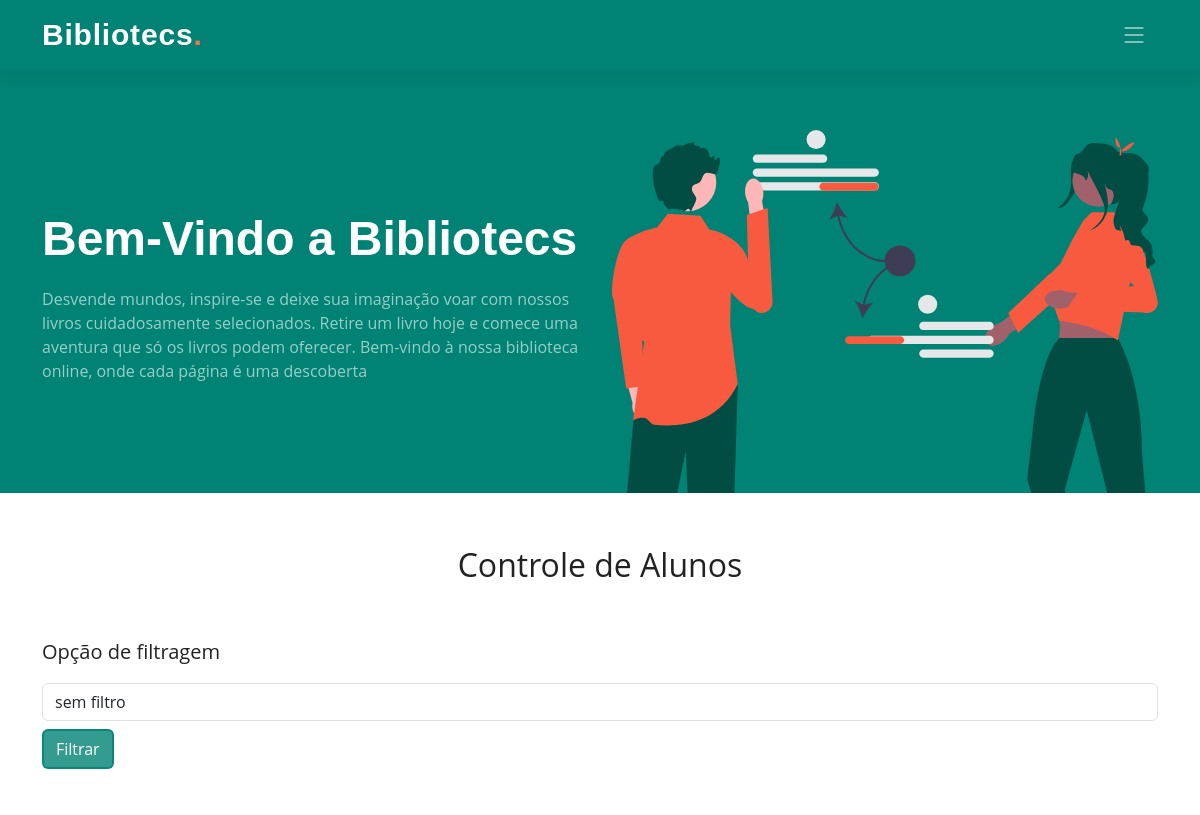
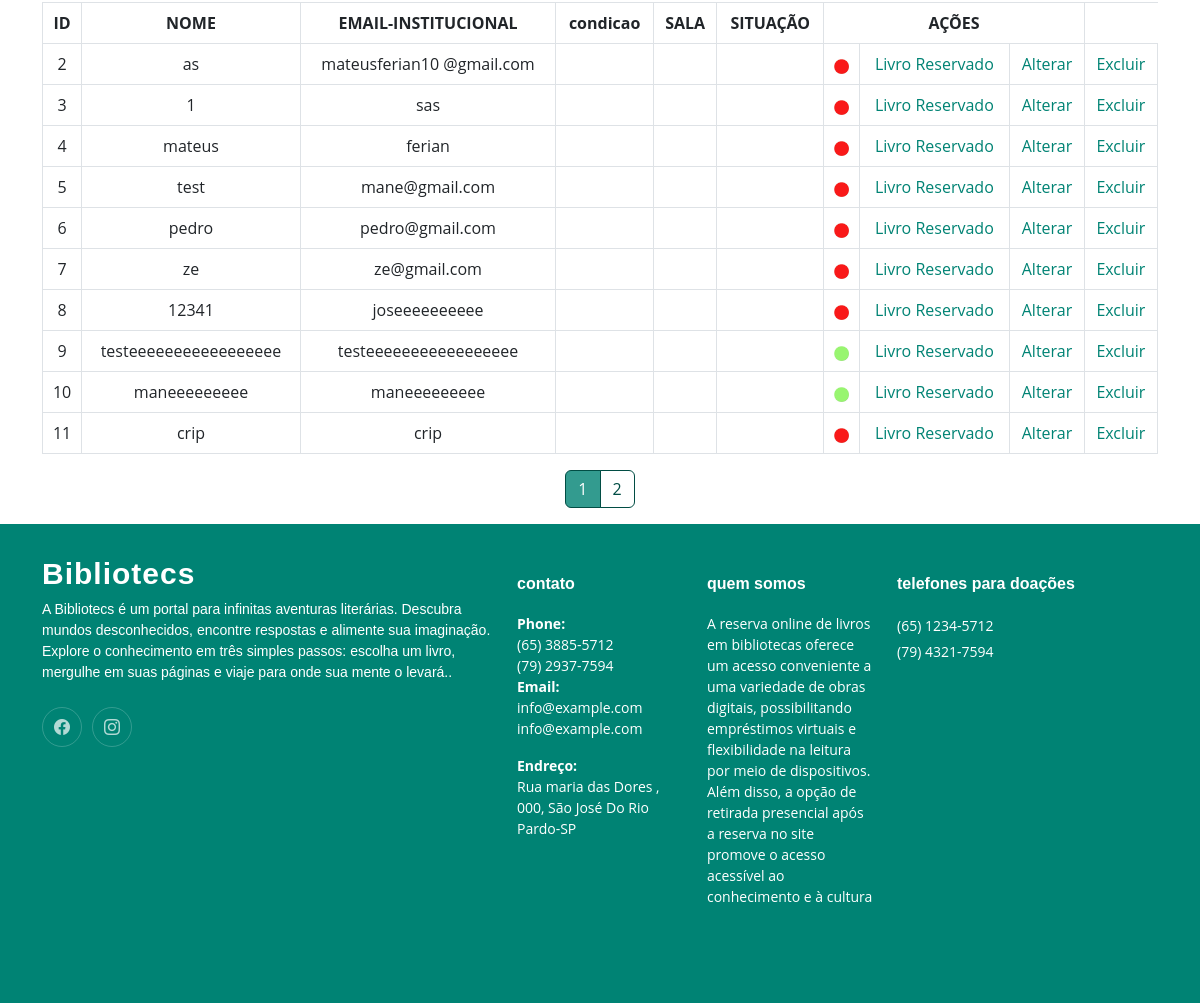
Page /administrador/controleDeAluno.php (signed in) on the committed database (2 pictures, top to bottom).
### tables this page shows
CREATE TABLE `tbl_aluno` (
  `id` int NOT NULL,
  `nome` varchar(40) NOT NULL,
  `email` varchar(40) NOT NULL,
  `senha` varchar(64) NOT NULL,
  `periodo` varchar(30) NOT NULL,
  `sala` varchar(30) NOT NULL,
  `dataCadastro` date DEFAULT NULL,
  `recuperar_senha` varchar(300) DEFAULT NULL,
  `situacao` int NOT NULL,
  `condicao` varchar(30) NOT NULL
);

### administrador/controleDeAluno.php (the view, shortened to what this page needs)
<?php
    require_once "../restrito.php";
    require_once "include/header.php";
?>
</head>
<body>
    <?php
    require_once "include/navbar.php";
    require_once "include/hero.php";
?>
    <p class="fs-2 text-center mt-5">Controle de Alunos</p>
    <div class="container mt-4">
        <form method="get">
            <p class="fs-5 mt-5">Opção de filtragem</p>
            <select class="form-control" name="filtro" id="filtro">
                <option value="opcao0">sem filtro</option>
            </select>
            <button id="botao" type="submit" class="btn btn-primary mt-2 botao-filtrar">Filtrar</button>
        </form>
    </div>
    <div class="container mt-5">
        <table class="table table-bordered text-center">
            <thead>
                <tr class="bg-light">
                    <th scope="col">ID</th>
                    <th scope="col">NOME</th>
                    <th scope="col">EMAIL-INSTITUCIONAL</th>
                    <th scope="col">condicao</th>
                    <th scope="col">SALA</th>
                    <th scope="col">SITUAÇÃO</th>
                    <th colspan="3" scope="col">AÇÕES</th>
                </tr>
            </thead>
            <tbody>
                <?php
            try {
                $filtro = isset($_GET['filtro']) ? $_GET['filtro'] : "opcao0";
                $consultaSQL = "SELECT * FROM tbl_aluno";
                $consulta = $conn->prepare($consultaSQL);
                $consulta->execute();
                $totalAlunos = $consulta->rowCount();
                $alunosPorPagina = 10;
                $totalPaginas = ceil($totalAlunos / $alunosPorPagina);
                $paginaAtual = isset($_GET['pagina']) ? max(1, $_GET['pagina']) : 1;
                $indiceInicial = ($paginaAtual - 1) * $alunosPorPagina;
                $consultaSQL .= " LIMIT $indiceInicial, $alunosPorPagina;";
                $consulta = $conn->prepare($consultaSQL);
                $consulta->execute();
                while($row = $consulta->fetch(PDO::FETCH_ASSOC)){
                  ?>
                <tr>
                    <td><?php echo $row["id"] ?> </td>
                    <td><?php echo $row["nome"] ?></td>
                    <td><?php echo $row["email"] ?></td>
                    <td style="color: <?php echo $row["condicao"] === 'bloqueado' ? 'red' : 'green'; ?>">
                    </td>
                    <td><?php echo $row["sala"] ?></td>
                    <td>
                    <td>
                    <?php
                    if ($row["situacao"] == 1) {
                    ?>
                    <center> <img src="imagensDeFundo/ativado.jpg" height="15" width="15" title="Ativado"></center>
                    <?php
                    } else {
                    ?>
                    <center> <img src="imagensDeFundo/desativado.jpg" height="15" width="15" title="Ativado">
                    </center>
                    <?php
                    }
                    ?>
                    </td>
                    <td>
                        <a href="retiradopeloAluno.php?id=<?php echo $row["id"]; ?>">Livro Reservado</a>
                    </td>
                    <td>
                        <a href="alterar.php?al=<?php echo $row["id"]; ?>">Alterar</a>
                    </td>
                    <td>
                        <a href="controleDeAluno.php?ex=<?php echo $row["id"]; ?>">Excluir</a>
                    </td>
                </tr>
                <?php
     }
     }catch(PDOException $erro){
       echo $erro->getMessage();
     }
  ?>
            </tbody>
        </table>
        <nav aria-label="Page navigation example">
            <ul class="pagination justify-content-center custom-pagination">
                <?php
            $groupSize = 5;
            $startPage = 1;
            for ($i = $startPage; $i <= min($startPage + $groupSize - 1, $totalPaginas); $i++) {
                $activeClass = $i == $paginaAtual ? 'active' : '';
                echo '<li class="page-item ' . $activeClass . '"><a class="page-link" href="?pagina=' . $i . '&filtro=' . $filtro . '">' . $i . '</a></li>';
            }
            ?>
            </ul>
        </nav>
    </div>
    <?php
        require_once "include/footer.php";
?>
</body>
</html>

### restrito.php (shortened to what this page needs)
<!DOCTYPE html>
<html lang="en">
<head>
</head>
<body>
</body>
</html>

### administrador/include/header.php (shortened to what this page needs)
<!DOCTYPE html>
<html lang="pt-br">
<head>
    <link href="../bootstrap/bootstrapCSS/bootstrap.min.css" rel="stylesheet">
    <link href="../assets/vendor/bootstrap/css/bootstrap.min.css" rel="stylesheet">
    <link href="../assets/vendor/bootstrap-icons/bootstrap-icons.css" rel="stylesheet">
    <link href="../assets/vendor/aos/aos.css" rel="stylesheet">
    <link href="../assets/vendor/glightbox/css/glightbox.min.css" rel="stylesheet">
    <link href="../assets/vendor/swiper/swiper-bundle.min.css" rel="stylesheet">
    <link href="css/main.css" rel="stylesheet">
    <link href="css/botao.css" rel="stylesheet">
    <link rel="stylesheet" href="css/botao.css">
    <link rel="stylesheet" href="css/swalFire.css">

### administrador/include/navbar.php (shortened to what this page needs)
<header id="header" class="header d-flex align-items-center">
<div class="container-fluid container-xl d-flex align-items-center justify-content-between">
    <a href="index.html" class="logo d-flex align-items-center">
        <h1>Bibliotecs<span>.</span></h1>
    </a>
    <i class="mobile-nav-toggle mobile-nav-show bi bi-list"></i>
</div>
</header>

### administrador/include/hero.php (shortened to what this page needs)
<section id="hero" class="hero">
        <div class="container position-relative">
            <div class="row gy-5" data-aos="fade-in">
                <div
                    class="col-lg-6 order-2 order-lg-1 d-flex flex-column justify-content-center text-center text-lg-start">
                    <h2>Bem-Vindo a <span>Bibliotecs</span></h2>
                    <p>Desvende mundos, inspire-se e deixe sua imaginação voar com nossos livros cuidadosamente
                        selecionados. Retire um livro hoje e comece uma aventura que só os livros podem oferecer.
                        Bem-vindo à nossa biblioteca online, onde cada página é uma descoberta</p>
                </div>
                <div class="col-lg-6 order-1 order-lg-2">
                    <img src="imagensDeFundo/hero-img.svg" class="img-fluid" alt="" data-aos="zoom-out"
                        data-aos-delay="100">
                </div>
            </div>
        </div>
    </section>

### administrador/include/footer.php (shortened to what this page needs)
 <footer id="footer" class="footer">
<div class="container">
    <div class="row gy-4">
        <div class="col-lg-5 col-md-12 footer-info">
            <a href="index.html" class="logo d-flex align-items-center">
                <span>Bibliotecs</span>
            </a>
            <p>A Bibliotecs é um portal para infinitas aventuras literárias. Descubra mundos desconhecidos,
                 encontre respostas e alimente sua imaginação. Explore o conhecimento em três simples passos:
                  escolha um livro, mergulhe em suas páginas e viaje para onde sua mente o levará..</p>
            <div class="social-links d-flex mt-4">
            <a href="#" class="facebook"><i class="bi bi-facebook"></i></a>
                <a href="#" class="instagram"><i class="bi bi-instagram"></i></a>
            </div>
        </div>
        <div class="col-lg-2 col-6 footer-links">
            <h4>contato</h4>
            <ul>
                <p>
                    <strong>Phone:</strong>
                    <br> (65) 3885-5712<br>
                    (79) 2937-7594<br>
                    <strong>Email:</strong>
                    <br>info@example.com<br>
                    info@example.com<br>
                </p>
                <strong>Endreço:</strong>
                <br>Rua maria das Dores , 000, São José Do Rio Pardo-SP<br>
        </div>
        <div class="col-lg-2 col-6 footer-links">
            <h4>quem somos</h4>
            <p>A reserva online de livros em bibliotecas oferece um acesso conveniente a uma variedade de obras
                digitais, possibilitando empréstimos virtuais e flexibilidade na leitura por meio de
                dispositivos. Além disso, a opção de retirada presencial após a reserva no site promove o acesso
                acessível ao conhecimento e à cultura</p>
        </div>
        <div class="col-lg-3 col-md-12 footer-contact text-center text-md-start">
            <h4>telefones para doações</h4>
            <p>
                (65) 1234-5712<br>
                (79) 4321-7594<br>
            </p>
        </div>
    </div>
</div>
</footer>

### administrador/css/main.css (style rules this page uses)
:root { --font-default: "Open Sans", system-ui, -apple-system, "Segoe UI", Roboto, "Helvetica Neue", Arial, "Noto Sans", "Liberation Sans", sans-serif, "Apple Color Emoji", "Segoe UI Emoji", "Segoe UI Symbol", "Noto Color Emoji"; --font-primary: "Montserrat", sans-serif; --font-secondary: "Poppins", sans-serif; }
:root { --color-default: #222222; --color-primary: #008374; --color-secondary: #f85a40; }
:root { scroll-behavior: smooth; }
body { font-family: var(--font-default); color: var(--color-default); }
a { color: var(--color-primary); text-decoration: none; }
h1, h2, h3, h4, h5, h6 { font-family: var(--font-primary); }
section { padding: 60px 0; overflow: hidden; }
.header { transition: all 0.5s; z-index: 997; height: 90px; background-color: var(--color-primary); }
.header.sticked { position: fixed; top: 0; right: 0; left: 0; height: 70px; box-shadow: 0px 2px 20px rgba(0, 0, 0, 0.1); }
.header .logo h1 { font-size: 30px; margin: 0; font-weight: 600; letter-spacing: 0.8px; color: #fff; font-family: var(--font-primary); }
.header .logo h1 span { color: #f96f59; }
.sticked-header-offset { margin-top: 70px; }
section { scroll-margin-top: 70px; }
@media (max-width: 1279px) { .mobile-nav-show { color: rgba(255, 255, 255, 0.6); font-size: 28px; cursor: pointer; line-height: 0; transition: 0.5s; z-index: 9999; margin-right: 10px; } }
.hero { width: 100%; position: relative; background: var(--color-primary); padding: 60px 0 0 0; }
.hero h2 { font-size: 48px; font-weight: 700; margin-bottom: 20px; color: #fff; }
.hero p { color: rgba(255, 255, 255, 0.6); font-weight: 400; margin-bottom: 30px; }
.footer { font-size: 14px; background-color: var(--color-primary); padding: 50px 0; color: white; }
.footer .footer-info .logo { line-height: 0; margin-bottom: 25px; }
.footer .footer-info .logo span { font-size: 30px; font-weight: 700; letter-spacing: 1px; color: #fff; font-family: var(--font-primary); }
.footer .footer-info p { font-size: 14px; font-family: var(--font-primary); }
.footer .social-links a { display: flex; align-items: center; justify-content: center; width: 40px; height: 40px; border-radius: 50%; border: 1px solid rgba(255, 255, 255, 0.2); font-size: 16px; color: rgba(255, 255, 255, 0.7); margin-right: 10px; transition: 0.3s; }
.footer h4 { font-size: 16px; font-weight: bold; position: relative; padding-bottom: 12px; }
.footer .footer-links { margin-bottom: 30px; }
.footer .footer-links ul { list-style: none; padding: 0; margin: 0; }
.footer .footer-contact p { line-height: 26px; }
.custom-pagination .page-item .page-link { background-color: white; border-color: #014d44;; color: #014d44; }
.custom-pagination .page-item.active .page-link { background-color: rgba(0, 131, 116, 0.8); border-color: #014d44; color: white; }

### administrador/css/botao.css (style rules this page uses)
#botao { background-color: rgba(0, 131, 116, 0.8); color: white; border: 2px solid rgba(0, 131, 116, 0.8); }

### rows in the picture
tbl_aluno: id "2", nome "as", email "mateusferian10 @gmail.com", situacao 0 (drawn)
tbl_aluno: id "3", nome "1", email "sas", situacao 0 (drawn)
tbl_aluno: id "4", nome "mateus", email "ferian", situacao 0 (drawn)
tbl_aluno: id "5", nome "test", email "mane@gmail.com", situacao 0 (drawn)
tbl_aluno: id "6", nome "pedro", email "pedro@gmail.com", situacao 0 (drawn)
tbl_aluno: id "7", nome "ze", email "ze@gmail.com", situacao 0 (drawn)
tbl_aluno: id "8", nome "12341", email "joseeeeeeeeee", situacao 0 (drawn)
tbl_aluno: id "9", nome "testeeeeeeeeeeeeeeeee", email "testeeeeeeeeeeeeeeeee", situacao 1 (drawn)
tbl_aluno: id "10", nome "maneeeeeeeee", email "maneeeeeeeee", situacao 1 (drawn)
tbl_aluno: id "11", nome "crip", email "crip", situacao 0 (drawn)
